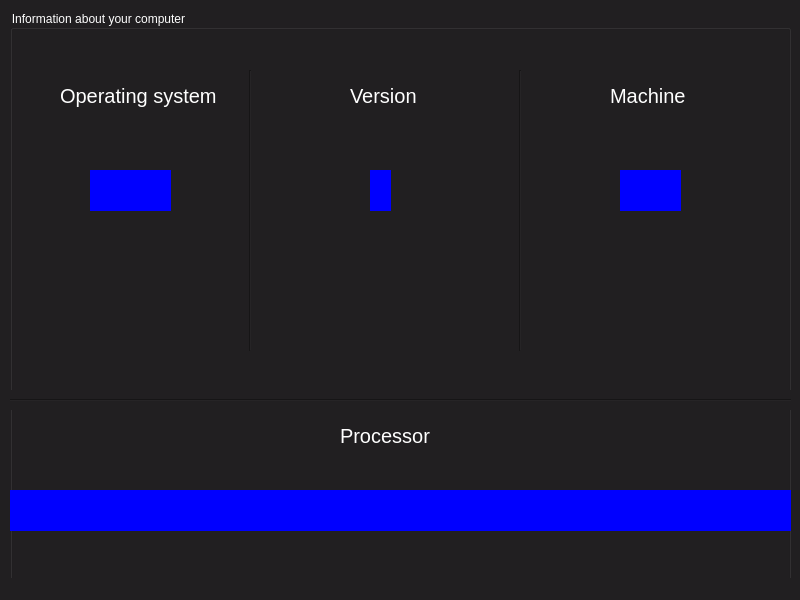
<?xml version="1.0" encoding="UTF-8"?>
<ui version="4.0">
 <class>GUIWindow</class>
 <widget class="QMainWindow" name="GUIWindow">
  <property name="geometry">
   <rect>
    <x>0</x>
    <y>0</y>
    <width>800</width>
    <height>600</height>
   </rect>
  </property>
  <property name="maximumSize">
   <size>
    <width>800</width>
    <height>600</height>
   </size>
  </property>
  <property name="windowTitle">
   <string>Your computer information</string>
  </property>
  <property name="styleSheet">
   <string notr="true">background-color: #211f21;
color: white;</string>
  </property>
  <widget class="QWidget" name="centralwidget">
   <widget class="QGroupBox" name="groupBox">
    <property name="geometry">
     <rect>
      <x>10</x>
      <y>10</y>
      <width>781</width>
      <height>571</height>
     </rect>
    </property>
    <property name="title">
     <string>Information about your computer</string>
    </property>
    <widget class="QLabel" name="OSa">
     <property name="geometry">
      <rect>
       <x>50</x>
       <y>30</y>
       <width>171</width>
       <height>111</height>
      </rect>
     </property>
     <property name="styleSheet">
      <string notr="true">font-size: 20px;</string>
     </property>
     <property name="text">
      <string>Operating system</string>
     </property>
    </widget>
    <widget class="QLabel" name="OSa_">
     <property name="geometry">
      <rect>
       <x>340</x>
       <y>30</y>
       <width>81</width>
       <height>111</height>
      </rect>
     </property>
     <property name="styleSheet">
      <string notr="true">font-size: 20px;</string>
     </property>
     <property name="text">
      <string>Version</string>
     </property>
    </widget>
    <widget class="QLabel" name="OSa_2">
     <property name="geometry">
      <rect>
       <x>330</x>
       <y>370</y>
       <width>91</width>
       <height>111</height>
      </rect>
     </property>
     <property name="styleSheet">
      <string notr="true">font-size: 20px;</string>
     </property>
     <property name="text">
      <string>Processor</string>
     </property>
    </widget>
    <widget class="QLabel" name="OSa_3">
     <property name="geometry">
      <rect>
       <x>600</x>
       <y>30</y>
       <width>171</width>
       <height>111</height>
      </rect>
     </property>
     <property name="styleSheet">
      <string notr="true">font-size: 20px;</string>
     </property>
     <property name="text">
      <string>Machine</string>
     </property>
    </widget>
    <widget class="Line" name="line">
     <property name="geometry">
      <rect>
       <x>230</x>
       <y>60</y>
       <width>21</width>
       <height>281</height>
      </rect>
     </property>
     <property name="orientation">
      <enum>Qt::Vertical</enum>
     </property>
    </widget>
    <widget class="Line" name="line_2">
     <property name="geometry">
      <rect>
       <x>500</x>
       <y>60</y>
       <width>21</width>
       <height>281</height>
      </rect>
     </property>
     <property name="orientation">
      <enum>Qt::Vertical</enum>
     </property>
    </widget>
    <widget class="Line" name="line_3">
     <property name="geometry">
      <rect>
       <x>-10</x>
       <y>380</y>
       <width>801</width>
       <height>20</height>
      </rect>
     </property>
     <property name="orientation">
      <enum>Qt::Horizontal</enum>
     </property>
    </widget>
    <widget class="QLabel" name="OS_NAME">
     <property name="geometry">
      <rect>
       <x>80</x>
       <y>160</y>
       <width>81</width>
       <height>41</height>
      </rect>
     </property>
     <property name="styleSheet">
      <string notr="true">font-size: 20px;
background-color: blue;</string>
     </property>
     <property name="text">
      <string/>
     </property>
    </widget>
    <widget class="QLabel" name="OS_VERSION">
     <property name="geometry">
      <rect>
       <x>360</x>
       <y>160</y>
       <width>21</width>
       <height>41</height>
      </rect>
     </property>
     <property name="styleSheet">
      <string notr="true">background-color: blue;
font-size: 20px;</string>
     </property>
     <property name="text">
      <string/>
     </property>
    </widget>
    <widget class="QLabel" name="MACHINE_NAME">
     <property name="geometry">
      <rect>
       <x>610</x>
       <y>160</y>
       <width>61</width>
       <height>41</height>
      </rect>
     </property>
     <property name="styleSheet">
      <string notr="true">background-color: blue;
font-size: 20px;</string>
     </property>
     <property name="text">
      <string/>
     </property>
    </widget>
    <widget class="QLabel" name="PROCESSOR_NAME">
     <property name="geometry">
      <rect>
       <x>0</x>
       <y>480</y>
       <width>781</width>
       <height>41</height>
      </rect>
     </property>
     <property name="styleSheet">
      <string notr="true">background-color: blue;
font-size: 20px;</string>
     </property>
     <property name="text">
      <string/>
     </property>
    </widget>
   </widget>
  </widget>
  <widget class="QStatusBar" name="statusbar"/>
 </widget>
 <resources/>
 <connections/>
</ui>
